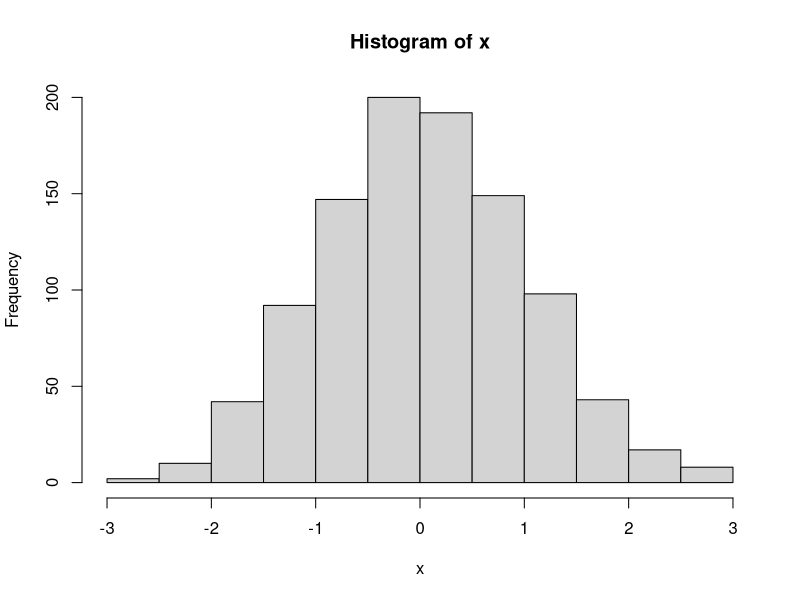
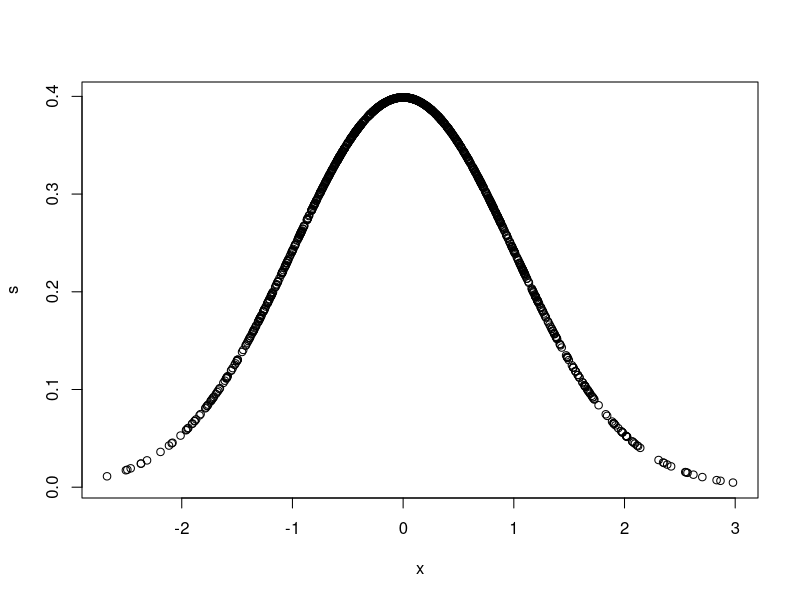
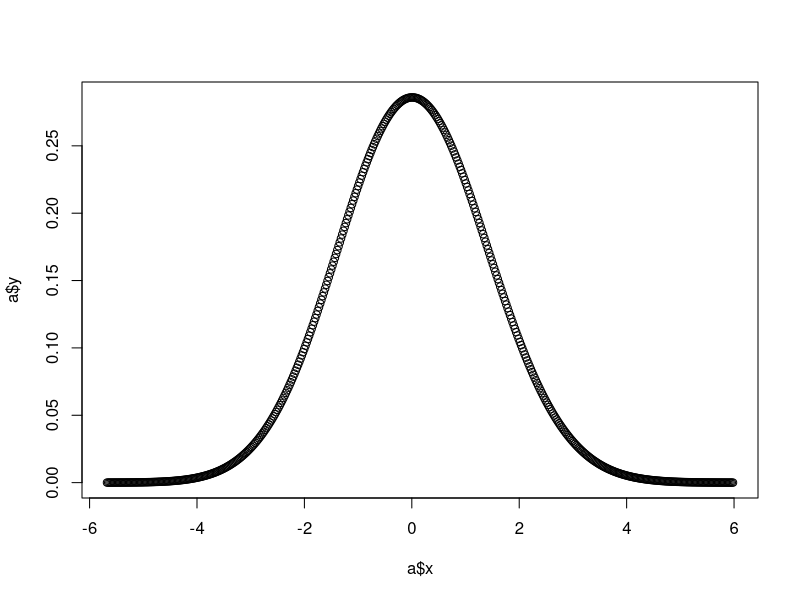
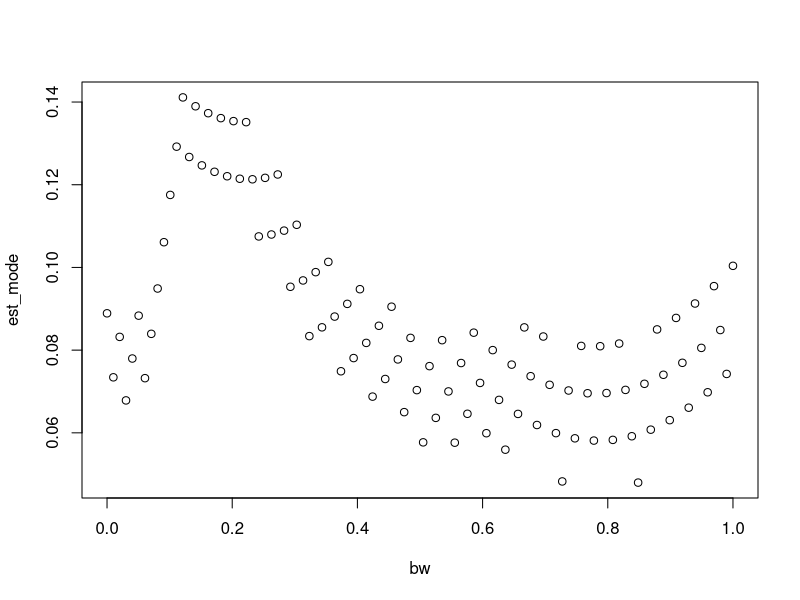
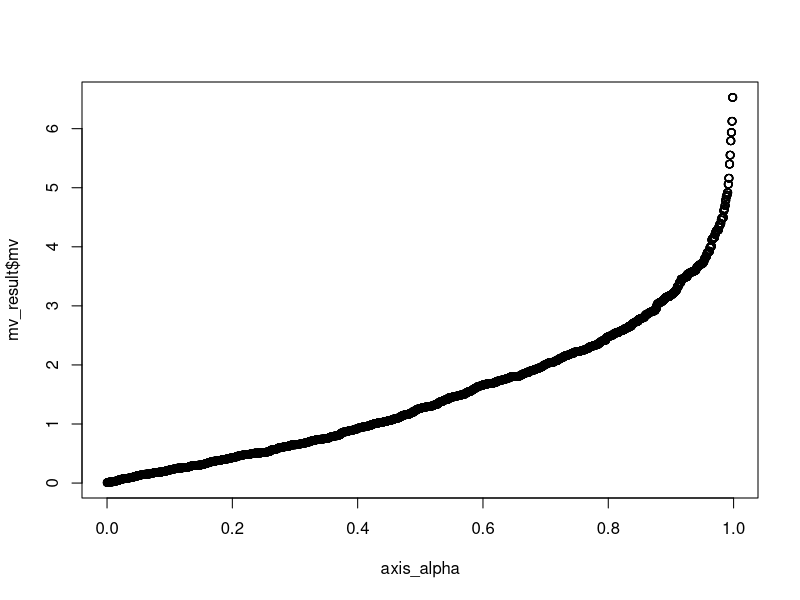
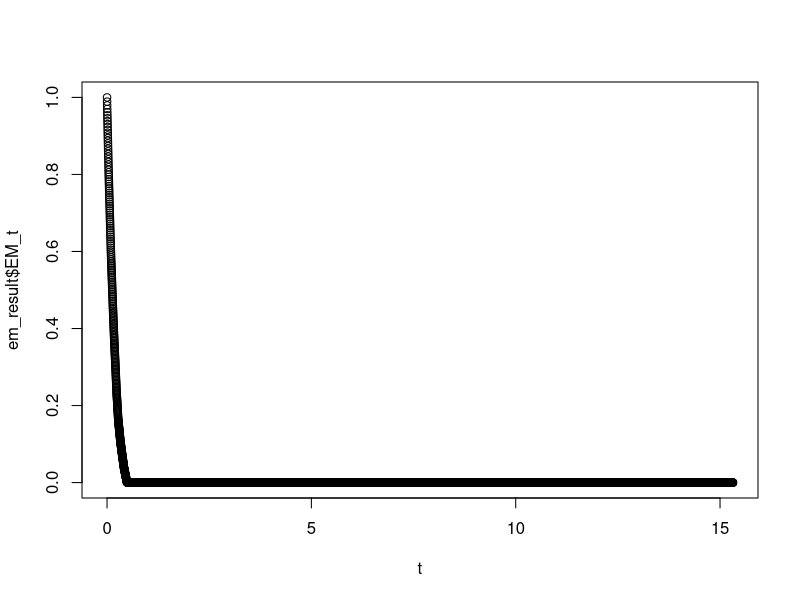

Reproduce these figures in R, in order.
library(dplyr)


# DATA --------------------------------------------------------------------

n <- 1000
x <- rnorm(n,0,1)
hist(x)


# SCORING FUNCTION --------------------------------------------------------

s <- dnorm(x,0,1)
plot(x,s)


# UNIMODALITY STUDY -------------------------------------------------------

bw <- 1
a <- density(x, bw)
plot(a$x, a$y)

estimate_mode <- function(bw, x){
  d <- density(x,bw)
  mode <- d$x[which.max(d$y)]
  return(mode)
}
x <- c(rnorm(n,0,1),rnorm(1000,5,1.5))
bw <- seq(1e-5, 1, length.out = 100)
est_mode <- lapply(bw, estimate_mode, x)
plot(bw, est_mode)


# MASS-VOLUME -------------------------------------------------------------

auc <- function(x,y){
  return(sum((x-lag(x))*(y+lead(y))/2))
}
mv <- function(axis_alpha, volume_support, s_unif, s_X, n_generated){
  n <- length(s_X)
  s_X_order <- order(s_X)
  mass <- 0
  cpt <- 0
  u <- s_X[s_X_order[n-cpt]]
  mv <- numeric(length(axis_alpha))
  for(i in 1:length(axis_alpha)){
    while(mass < axis_alpha[i]){
      cpt <- cpt + 1
      u <- s_X[s_X_order[n-cpt]]
      mass <- cpt / n
    }
    mv[i] <- sum(s_unif >= u) / n_generated * volume_support
  }
  return(list(auc_mv = auc(axis_alpha, mv), mv = mv))
}

em <- function(t, t_max, volume_support, s_unif, s_X, n_generated){
  EM_t <- numeric(length(t))
  n <- length(s_X)
  s_X_unique <- unique(s_X)
  EM_t[1] <- 1.0
  for(u in s_X_unique){
    EM_t <- pmax(EM_t, sum(s_X > u)/n - t * sum(s_unif > u) / n_generated * volume_support)
  }
  amax <- which.max(EM_t <= t_max) + 1
  if(amax == 1){
    print("\n failed to achieve t_max \n")
    amax <- -1
  }
  auc_em <- auc(t[1:amax], EM_t[1:amax])
  return(list(auc_em=auc_em, EM_t=EM_t, amax=amax))
}


n <- 1000
x <- rnorm(n, 0, 1)
s_X <- dnorm(x, 0, 1)

lim_inf <- min(x)
lim_sup <- max(x)
volume_support <- prod(lim_sup - lim_inf)
n_generated <- 10000
unif <- runif(n_generated, lim_inf, lim_sup)
s_unif <- dnorm(unif, 0, 1)
alpha_min <- 0
alpha_max <- 0.999
axis_alpha <- seq(alpha_min, alpha_max, 0.0001)

mv_result <- mv(axis_alpha, volume_support, s_unif, s_X, n_generated)
plot(axis_alpha, mv_result$mv)

t <- seq(0, 100 / volume_support, by=0.01 / volume_support)
t_max <- 0.9
em_result <- em(t, t_max, volume_support, s_unif, s_X, n_generated)
plot(t, em_result$EM_t)
